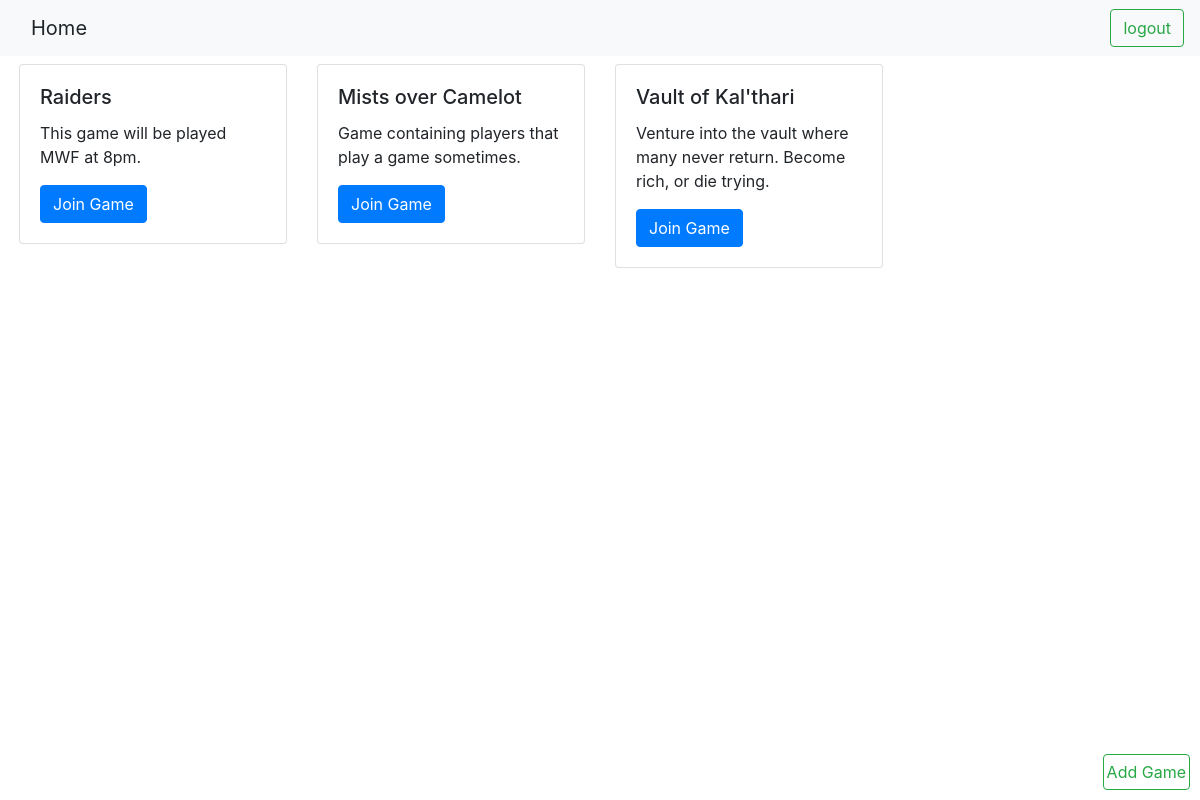
/home/, run on the app's committed database.
### server.py (models this page shows)
class Game(db.Model):
    __tablename__ = 'Games'
    id = db.Column(db.Integer, primary_key=True, autoincrement=True)
    name = db.Column(db.Unicode, nullable=False)
    description = db.Column(db.Unicode, nullable=False)

### server.py (the view)
@app.route("/home/")
def home():
    return render_template("home.j2", gameList=db.session.query(Game).all())

### templates/home.j2 (shortened to what this page needs)
<!DOCTYPE html>
<html>
    <head>
        <link rel="stylesheet" href="https://stackpath.bootstrapcdn.com/bootstrap/4.3.1/css/bootstrap.min.css">
    </head>
    <header>
        <nav class="navbar navbar-expand-sm navbar-light bg-light">
          <div class="container-fluid">
            <a class="navbar-brand"> Home </a>
          </div>
          <div class="d-flex">
            <button style="" class="btn btn-outline-success my-2 my-sm-0" type="logout"> logout </button>
          </div>
        </nav>
      </header>
    <body>
        <div class="row mx-1">
            {% for game in gameList %}
            <div class="col-md-3">
                <div class="card my-2">
                    <div class="card-body">
                      <h5 class="card-title"> {{game.name}} </h5>
                      <p class="card-text"> {{game.description}} </p>
                      <a href="#" class="btn btn-primary"> Join Game </a>
                    </div>
                </div>
            </div>
            {%endfor%}
        </div>
        <a style="position:absolute;bottom:10px;right:10px;margin:0;padding:5px 3px;" class="btn btn-outline-success my-2 my-sm-0" type="createGame" href="/addGame/"> Add Game </a>
    </body>
</html>

### data on the page
Game: name "Raiders", description "This game will be played MWF at 8pm."
Game: name "Mists over Camelot", description "Game containing players that play a game sometimes."
Game: name "Vault of Kal'thari", description "Venture into the vault where many never return. Become rich, or die trying."
